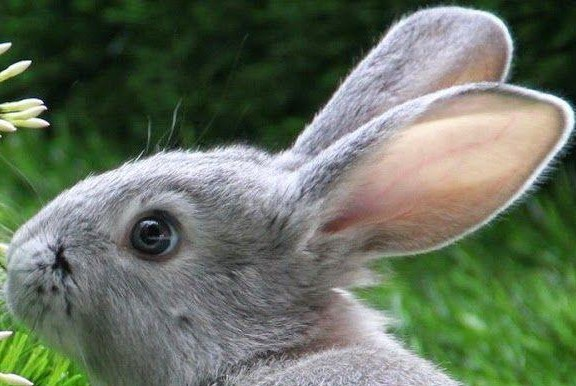
#> input picture DATA/sammy_face.jpg, 576 x 386 px
$ jupyter execute edge.ipynb   (shell and % lines are left out)
#> lines starting #> are read from the running program, lines starting #| are printed output that depends on the picture; after the words box and inside, x2 and y2 are one past the last pixel; in counts of white or black regions, pixels touching at a corner belong together
[cell 1]
import cv2
import numpy as np
import matplotlib.pyplot as plt

[cell 2]
img = cv2.imread('DATA/sammy_face.jpg')
#> img is the input picture: shape (386, 576, 3); mean B, G, R 95.3, 113.5, 102.3

[cell 3]
plt.imshow(img)

[cell 4]
edges = cv2.Canny(image=img, threshold1=127, threshold2=127)
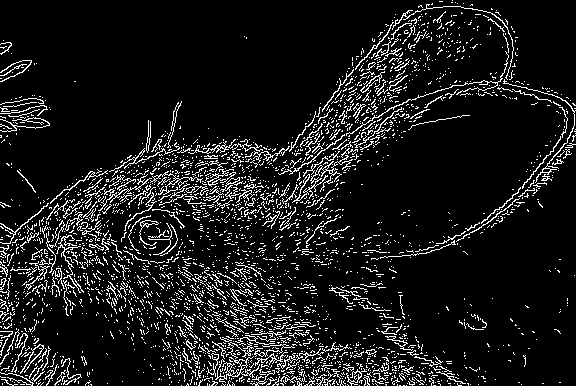
#> edges: shape (386, 576); 10% white in thin lines or dots

[cell 5]
plt.imshow(edges)

[cell 6]
edges = cv2.Canny(image=img, threshold1=0, threshold2=255)
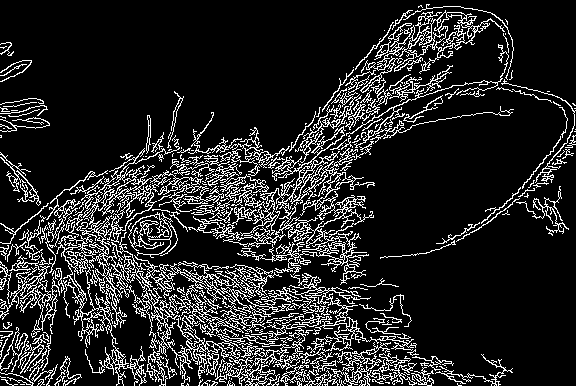
#> edges: shape (386, 576); 14.7% white in thin lines or dots

[cell 7]
plt.imshow(edges)

[cell 8]
# Calculate the median pixel value
med_val = np.median(img)
#> med_val = 100

[cell 9]
# Lower bound is either 0 or 70% of the median value, whicever is higher
lower = int(max(0, 0.7* med_val))
#> lower = 70

[cell 10]
# Upper bound is either 255 or 30% above the median value, whichever is lower
upper = int(min(255,1.3 * med_val))
#> upper = 130

[cell 11]
edges = cv2.Canny(image=img, threshold1=lower , threshold2=upper)
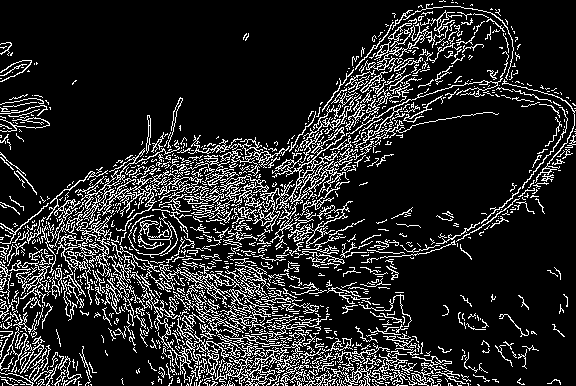
#> edges: shape (386, 576); 15.1% white in thin lines or dots

[cell 12]
plt.imshow(edges)

[cell 13]
blurred_img = cv2.blur(img,ksize=(5,5))

[cell 14]
edges = cv2.Canny(image=blurred_img, threshold1=lower , threshold2=upper)
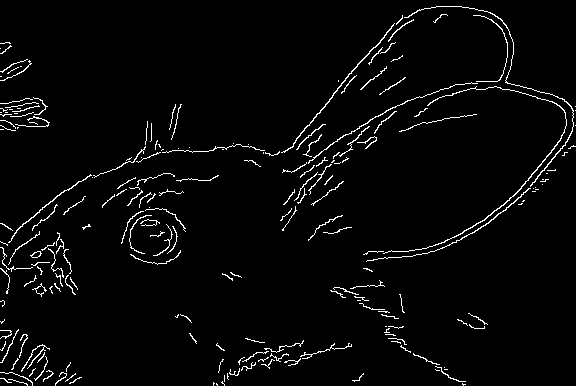
#> edges: shape (386, 576); 3.1% white in thin lines or dots

[cell 15]
plt.imshow(edges)

[cell 16]
lower
#> Out = 70

[cell 17]
upper
#> Out = 130

[cell 18]
edges = cv2.Canny(image=blurred_img, threshold1=lower , threshold2=upper+50)
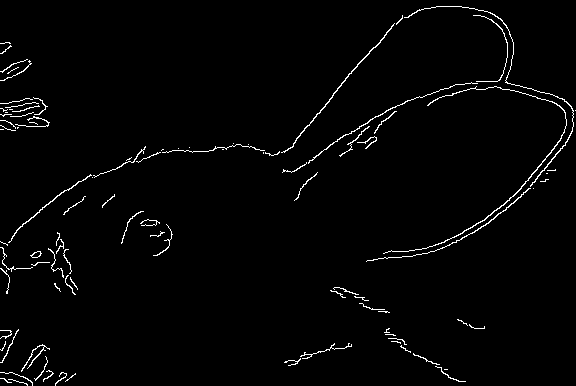
#> edges: shape (386, 576); 1.9% white in thin lines or dots
plt.imshow(edges)

$ run again, with DATA/111.jpg copied over DATA/sammy_face.jpg
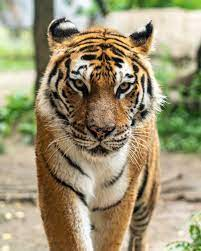
#> input picture DATA/111.jpg, 201 x 251 px
#> img is the input picture: shape (251, 201, 3); mean B, G, R 115.8, 146.9, 156.5
#> `edges = cv2.Canny(image=img, threshold1=0, threshold2=255)`:
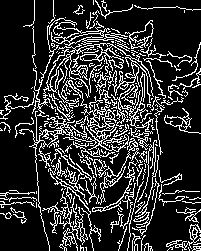
#> edges: shape (251, 201); 19.2% white in thin lines or dots
#> med_val = 146
#> lower = 102
#> upper = 189
#> `lower`: Out = 102
#> `upper`: Out = 189
#> `edges = cv2.Canny(image=blurred_img, threshold1=lower , threshold2=upp..`:
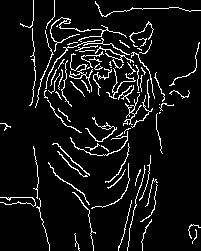
#> edges: shape (251, 201); 7.6% white in thin lines or dots

$ run again, with DATA/222.jpg copied over DATA/sammy_face.jpg
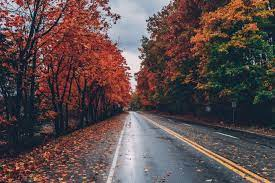
#> input picture DATA/222.jpg, 275 x 183 px
#> img is the input picture: shape (183, 275, 3); mean B, G, R 75.7, 75.5, 92.6
#> `edges = cv2.Canny(image=img, threshold1=0, threshold2=255)`:
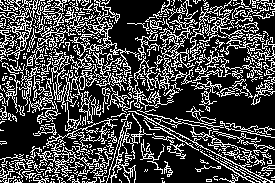
#> edges: shape (183, 275); 27.4% white in thin lines or dots
#> med_val = 66
#> lower = 46
#> upper = 85
#> `lower`: Out = 46
#> `upper`: Out = 85
#> `edges = cv2.Canny(image=blurred_img, threshold1=lower , threshold2=upp..`:
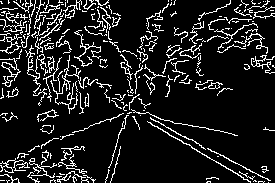
#> edges: shape (183, 275); 12% white in thin lines or dots

$ run again, with DATA/333.jpg copied over DATA/sammy_face.jpg
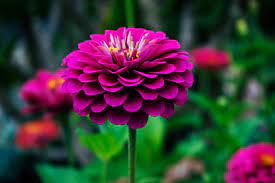
#> input picture DATA/333.jpg, 275 x 183 px
#> img is the input picture: shape (183, 275, 3); mean B, G, R 54.9, 55, 60.7
#> `edges = cv2.Canny(image=img, threshold1=0, threshold2=255)`:
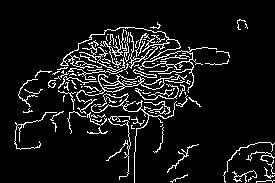
#> edges: shape (183, 275); 8.7% white in thin lines or dots, all inside (x1, y1, x2, y2) = (14, 19, 275, 183)
#> med_val = 40
#> lower = 28
#> upper = 52
#> `lower`: Out = 28
#> `upper`: Out = 52
#> `edges = cv2.Canny(image=blurred_img, threshold1=lower , threshold2=upp..`:
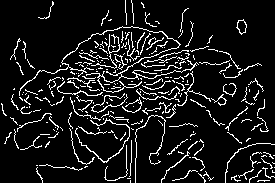
#> edges: shape (183, 275); 9.9% white in thin lines or dots
